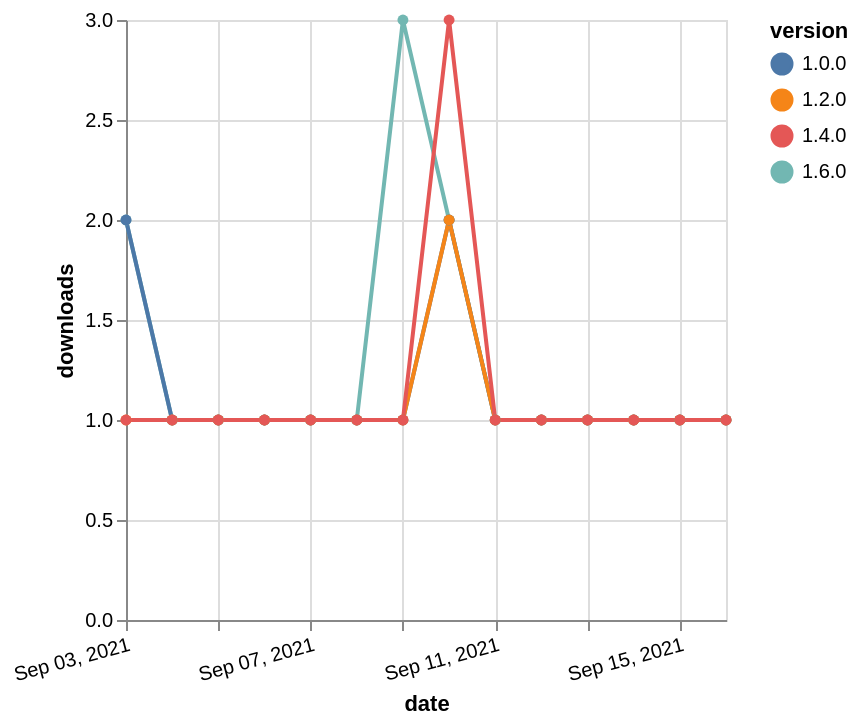

The Vega-Lite source for this figure:
### Vega-Lite specification from a JSON file in a GitHub repository (floating-point values rounded to 4 significant figures)
{"$schema": "https://vega.github.io/schema/vega-lite/v5.json", "description": "A simple bar chart with embedded data.", "data": {"values": [{"date": "2021-09-03", "total": 116, "delta": 2, "version": "1.6.0"}, {"date": "2021-09-04", "total": 117, "delta": 1, "version": "1.6.0"}, {"date": "2021-09-05", "total": 118, "delta": 1, "version": "1.6.0"}, {"date": "2021-09-06", "total": 119, "delta": 1, "version": "1.6.0"}, {"date": "2021-09-07", "total": 120, "delta": 1, "version": "1.6.0"}, {"date": "2021-09-08", "total": 121, "delta": 1, "version": "1.6.0"}, {"date": "2021-09-09", "total": 124, "delta": 3, "version": "1.6.0"}, {"date": "2021-09-10", "total": 126, "delta": 2, "version": "1.6.0"}, {"date": "2021-09-11", "total": 127, "delta": 1, "version": "1.6.0"}, {"date": "2021-09-12", "total": 128, "delta": 1, "version": "1.6.0"}, {"date": "2021-09-13", "total": 129, "delta": 1, "version": "1.6.0"}, {"date": "2021-09-14", "total": 130, "delta": 1, "version": "1.6.0"}, {"date": "2021-09-15", "total": 131, "delta": 1, "version": "1.6.0"}, {"date": "2021-09-16", "total": 132, "delta": 1, "version": "1.6.0"}, {"date": "2021-09-03", "total": 175, "delta": 2, "version": "1.0.0"}, {"date": "2021-09-04", "total": 176, "delta": 1, "version": "1.0.0"}, {"date": "2021-09-05", "total": 177, "delta": 1, "version": "1.0.0"}, {"date": "2021-09-06", "total": 178, "delta": 1, "version": "1.0.0"}, {"date": "2021-09-07", "total": 179, "delta": 1, "version": "1.0.0"}, {"date": "2021-09-08", "total": 180, "delta": 1, "version": "1.0.0"}, {"date": "2021-09-09", "total": 181, "delta": 1, "version": "1.0.0"}, {"date": "2021-09-10", "total": 183, "delta": 2, "version": "1.0.0"}, {"date": "2021-09-11", "total": 184, "delta": 1, "version": "1.0.0"}, {"date": "2021-09-12", "total": 185, "delta": 1, "version": "1.0.0"}, {"date": "2021-09-13", "total": 186, "delta": 1, "version": "1.0.0"}, {"date": "2021-09-14", "total": 187, "delta": 1, "version": "1.0.0"}, {"date": "2021-09-15", "total": 188, "delta": 1, "version": "1.0.0"}, {"date": "2021-09-16", "total": 189, "delta": 1, "version": "1.0.0"}, {"date": "2021-09-03", "total": 151, "delta": 1, "version": "1.2.0"}, {"date": "2021-09-04", "total": 152, "delta": 1, "version": "1.2.0"}, {"date": "2021-09-05", "total": 153, "delta": 1, "version": "1.2.0"}, {"date": "2021-09-06", "total": 154, "delta": 1, "version": "1.2.0"}, {"date": "2021-09-07", "total": 155, "delta": 1, "version": "1.2.0"}, {"date": "2021-09-08", "total": 156, "delta": 1, "version": "1.2.0"}, {"date": "2021-09-09", "total": 157, "delta": 1, "version": "1.2.0"}, {"date": "2021-09-10", "total": 159, "delta": 2, "version": "1.2.0"}, {"date": "2021-09-11", "total": 160, "delta": 1, "version": "1.2.0"}, {"date": "2021-09-12", "total": 161, "delta": 1, "version": "1.2.0"}, {"date": "2021-09-13", "total": 162, "delta": 1, "version": "1.2.0"}, {"date": "2021-09-14", "total": 163, "delta": 1, "version": "1.2.0"}, {"date": "2021-09-15", "total": 164, "delta": 1, "version": "1.2.0"}, {"date": "2021-09-16", "total": 165, "delta": 1, "version": "1.2.0"}, {"date": "2021-09-03", "total": 175, "delta": 1, "version": "1.4.0"}, {"date": "2021-09-04", "total": 176, "delta": 1, "version": "1.4.0"}, {"date": "2021-09-05", "total": 177, "delta": 1, "version": "1.4.0"}, {"date": "2021-09-06", "total": 178, "delta": 1, "version": "1.4.0"}, {"date": "2021-09-07", "total": 179, "delta": 1, "version": "1.4.0"}, {"date": "2021-09-08", "total": 180, "delta": 1, "version": "1.4.0"}, {"date": "2021-09-09", "total": 181, "delta": 1, "version": "1.4.0"}, {"date": "2021-09-10", "total": 184, "delta": 3, "version": "1.4.0"}, {"date": "2021-09-11", "total": 185, "delta": 1, "version": "1.4.0"}, {"date": "2021-09-12", "total": 186, "delta": 1, "version": "1.4.0"}, {"date": "2021-09-13", "total": 187, "delta": 1, "version": "1.4.0"}, {"date": "2021-09-14", "total": 188, "delta": 1, "version": "1.4.0"}, {"date": "2021-09-15", "total": 189, "delta": 1, "version": "1.4.0"}, {"date": "2021-09-16", "total": 190, "delta": 1, "version": "1.4.0"}]}, "width": "container", "mark": {"type": "line", "point": {"filled": true}}, "encoding": {"x": {"field": "date", "type": "temporal", "timeUnit": "yearmonthdate", "title": "date", "axis": {"labelAngle": -15}}, "y": {"field": "delta", "type": "quantitative", "title": "downloads"}, "color": {"field": "version", "type": "nominal"}, "tooltip": {"field": "delta"}}}
